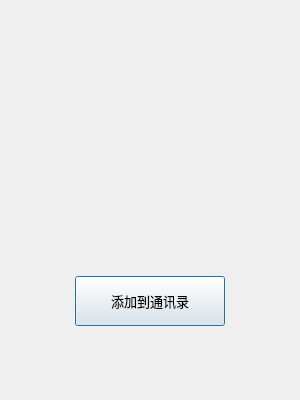
<?xml version="1.0" encoding="UTF-8"?>
<ui version="4.0">
 <class>FindSuccessDialog</class>
 <widget class="QDialog" name="FindSuccessDialog">
  <property name="geometry">
   <rect>
    <x>0</x>
    <y>0</y>
    <width>300</width>
    <height>400</height>
   </rect>
  </property>
  <property name="sizePolicy">
   <sizepolicy hsizetype="Preferred" vsizetype="Preferred">
    <horstretch>0</horstretch>
    <verstretch>0</verstretch>
   </sizepolicy>
  </property>
  <property name="minimumSize">
   <size>
    <width>300</width>
    <height>400</height>
   </size>
  </property>
  <property name="maximumSize">
   <size>
    <width>300</width>
    <height>400</height>
   </size>
  </property>
  <property name="windowTitle">
   <string>Dialog</string>
  </property>
  <layout class="QVBoxLayout" name="verticalLayout">
   <property name="leftMargin">
    <number>0</number>
   </property>
   <property name="topMargin">
    <number>0</number>
   </property>
   <property name="rightMargin">
    <number>0</number>
   </property>
   <property name="bottomMargin">
    <number>0</number>
   </property>
   <item>
    <widget class="QWidget" name="widget_2" native="true">
     <layout class="QHBoxLayout" name="horizontalLayout">
      <property name="spacing">
       <number>15</number>
      </property>
      <property name="leftMargin">
       <number>9</number>
      </property>
      <property name="topMargin">
       <number>0</number>
      </property>
      <property name="rightMargin">
       <number>9</number>
      </property>
      <property name="bottomMargin">
       <number>0</number>
      </property>
      <item>
       <widget class="QLabel" name="iconLabel">
        <property name="minimumSize">
         <size>
          <width>80</width>
          <height>80</height>
         </size>
        </property>
        <property name="maximumSize">
         <size>
          <width>80</width>
          <height>80</height>
         </size>
        </property>
        <property name="text">
         <string/>
        </property>
       </widget>
      </item>
      <item>
       <widget class="QWidget" name="widget_3" native="true">
        <layout class="QVBoxLayout" name="verticalLayout_2">
         <property name="spacing">
          <number>0</number>
         </property>
         <property name="leftMargin">
          <number>0</number>
         </property>
         <property name="topMargin">
          <number>0</number>
         </property>
         <property name="rightMargin">
          <number>0</number>
         </property>
         <property name="bottomMargin">
          <number>0</number>
         </property>
         <item>
          <spacer name="verticalSpacer">
           <property name="orientation">
            <enum>Qt::Vertical</enum>
           </property>
           <property name="sizeType">
            <enum>QSizePolicy::Fixed</enum>
           </property>
           <property name="sizeHint" stdset="0">
            <size>
             <width>20</width>
             <height>40</height>
            </size>
           </property>
          </spacer>
         </item>
         <item>
          <widget class="QLabel" name="nameLabel">
           <property name="minimumSize">
            <size>
             <width>0</width>
             <height>40</height>
            </size>
           </property>
           <property name="maximumSize">
            <size>
             <width>16777215</width>
             <height>40</height>
            </size>
           </property>
           <property name="font">
            <font>
             <pointsize>14</pointsize>
             <weight>75</weight>
             <bold>true</bold>
            </font>
           </property>
           <property name="text">
            <string/>
           </property>
          </widget>
         </item>
         <item>
          <widget class="QLabel" name="descLabel">
           <property name="minimumSize">
            <size>
             <width>0</width>
             <height>40</height>
            </size>
           </property>
           <property name="maximumSize">
            <size>
             <width>16777215</width>
             <height>40</height>
            </size>
           </property>
           <property name="font">
            <font>
             <pointsize>11</pointsize>
             <italic>true</italic>
             <underline>true</underline>
            </font>
           </property>
           <property name="text">
            <string/>
           </property>
           <property name="alignment">
            <set>Qt::AlignLeading|Qt::AlignLeft|Qt::AlignTop</set>
           </property>
          </widget>
         </item>
         <item>
          <spacer name="verticalSpacer_2">
           <property name="orientation">
            <enum>Qt::Vertical</enum>
           </property>
           <property name="sizeType">
            <enum>QSizePolicy::Fixed</enum>
           </property>
           <property name="sizeHint" stdset="0">
            <size>
             <width>20</width>
             <height>20</height>
            </size>
           </property>
          </spacer>
         </item>
        </layout>
       </widget>
      </item>
     </layout>
    </widget>
   </item>
   <item>
    <widget class="QWidget" name="widget" native="true">
     <layout class="QHBoxLayout" name="horizontalLayout_2">
      <item>
       <widget class="ClickButton" name="friendApplyLabel">
        <property name="minimumSize">
         <size>
          <width>150</width>
          <height>50</height>
         </size>
        </property>
        <property name="maximumSize">
         <size>
          <width>150</width>
          <height>50</height>
         </size>
        </property>
        <property name="font">
         <font>
          <pointsize>10</pointsize>
         </font>
        </property>
        <property name="text">
         <string>添加到通讯录</string>
        </property>
       </widget>
      </item>
     </layout>
    </widget>
   </item>
  </layout>
 </widget>
 <customwidgets>
  <customwidget>
   <class>ClickButton</class>
   <extends>QPushButton</extends>
   <header>widgets/clickbutton.h</header>
  </customwidget>
 </customwidgets>
 <resources/>
 <connections/>
</ui>
